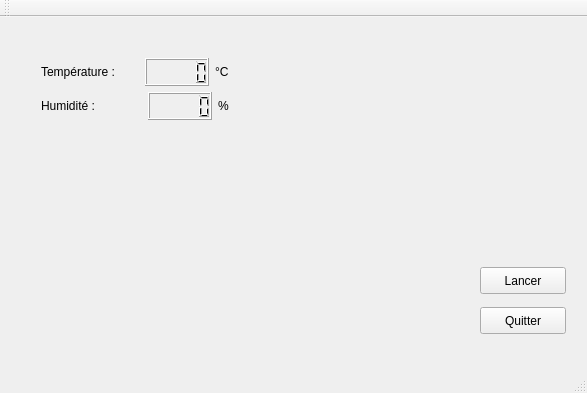
<?xml version="1.0" encoding="UTF-8"?>
<ui version="4.0">
 <class>MainWindow</class>
 <widget class="QMainWindow" name="MainWindow">
  <property name="geometry">
   <rect>
    <x>0</x>
    <y>0</y>
    <width>587</width>
    <height>393</height>
   </rect>
  </property>
  <property name="windowTitle">
   <string>MainWindow</string>
  </property>
  <widget class="QWidget" name="centralWidget">
   <widget class="QPushButton" name="pushButtonLancer">
    <property name="geometry">
     <rect>
      <x>480</x>
      <y>250</y>
      <width>86</width>
      <height>27</height>
     </rect>
    </property>
    <property name="text">
     <string>Lancer</string>
    </property>
   </widget>
   <widget class="QPushButton" name="pushButton">
    <property name="geometry">
     <rect>
      <x>480</x>
      <y>290</y>
      <width>86</width>
      <height>27</height>
     </rect>
    </property>
    <property name="text">
     <string>Quitter</string>
    </property>
   </widget>
   <widget class="QWidget" name="">
    <property name="geometry">
     <rect>
      <x>30</x>
      <y>30</y>
      <width>210</width>
      <height>84</height>
     </rect>
    </property>
    <layout class="QVBoxLayout" name="verticalLayout">
     <item>
      <layout class="QHBoxLayout" name="horizontalLayout">
       <item>
        <widget class="QLabel" name="label">
         <property name="text">
          <string>Température :</string>
         </property>
        </widget>
       </item>
       <item>
        <spacer name="horizontalSpacer_2">
         <property name="orientation">
          <enum>Qt::Horizontal</enum>
         </property>
         <property name="sizeHint" stdset="0">
          <size>
           <width>40</width>
           <height>20</height>
          </size>
         </property>
        </spacer>
       </item>
       <item>
        <widget class="QLCDNumber" name="lcdNumberTemperature"/>
       </item>
       <item>
        <widget class="QLabel" name="label_2">
         <property name="text">
          <string>°C</string>
         </property>
        </widget>
       </item>
      </layout>
     </item>
     <item>
      <layout class="QHBoxLayout" name="horizontalLayout_2">
       <item>
        <widget class="QLabel" name="label_3">
         <property name="text">
          <string>Humidité : </string>
         </property>
        </widget>
       </item>
       <item>
        <spacer name="horizontalSpacer">
         <property name="orientation">
          <enum>Qt::Horizontal</enum>
         </property>
         <property name="sizeHint" stdset="0">
          <size>
           <width>25</width>
           <height>20</height>
          </size>
         </property>
        </spacer>
       </item>
       <item>
        <widget class="QLCDNumber" name="lcdNumberHumidite"/>
       </item>
       <item>
        <widget class="QLabel" name="label_4">
         <property name="text">
          <string>%</string>
         </property>
        </widget>
       </item>
      </layout>
     </item>
    </layout>
   </widget>
  </widget>
  <widget class="QMenuBar" name="menuBar">
   <property name="geometry">
    <rect>
     <x>0</x>
     <y>0</y>
     <width>587</width>
     <height>24</height>
    </rect>
   </property>
  </widget>
  <widget class="QToolBar" name="mainToolBar">
   <attribute name="toolBarArea">
    <enum>TopToolBarArea</enum>
   </attribute>
   <attribute name="toolBarBreak">
    <bool>false</bool>
   </attribute>
  </widget>
  <widget class="QStatusBar" name="statusBar"/>
 </widget>
 <layoutdefault spacing="6" margin="11"/>
 <resources/>
 <connections>
  <connection>
   <sender>pushButton</sender>
   <signal>clicked()</signal>
   <receiver>MainWindow</receiver>
   <slot>close()</slot>
   <hints>
    <hint type="sourcelabel">
     <x>246</x>
     <y>75</y>
    </hint>
    <hint type="destinationlabel">
     <x>301</x>
     <y>74</y>
    </hint>
   </hints>
  </connection>
 </connections>
</ui>
